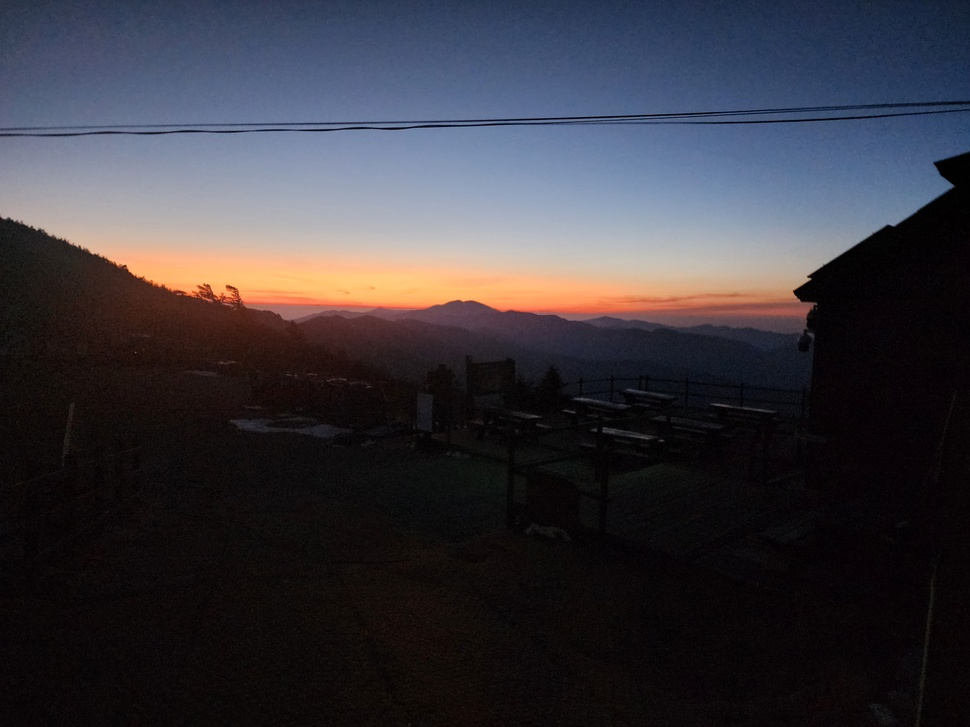
#> input picture testintg_code/mountain.jpg, 970 x 727 px, shrunk from 4000 x 3000 before the run
$ python make_figure.py
#> lines starting #> are read from the running program, lines starting #| are printed output that depends on the picture
#> further down, img is the input picture: shape (727, 970, 3); mean B, G, R 61.4, 54.3, 56.4
### modules/preprocess.py
"""
preprocess.py
-------------
화이트밸런스(Gray World) -> 감마 -> CLAHE(L 채널) 전처리.

- wb: 색감 조절
- gamma: 밝기 조절
- 디테일 살리기

- WB 게인과 감마는 빈 배경 프레임으로 한 번 보정(calibrate)해 고정한다.
- CLAHE만 매 프레임 적용한다.
- apply()의 wb / gamma / clahe 플래그로 단계별 on/off가 가능하다. (실험용)
"""

import cv2
import numpy as np


class Preprocessor:
    def __init__(self, target_mean=110.0, clip_limit=2.0, tile=(8, 8), kernel_size=(5, 5), sigma=0.0):
        self.target_mean = target_mean
        self.clahe = cv2.createCLAHE(clipLimit=clip_limit, tileGridSize=tile)
        self.kernel_size = kernel_size  # 가우시안 필터 커널 크기 (예: (3,3), (5,5))
        self.sigma = sigma              # 가우시안 표준편차 (0이면 자동 계산)

        self.gains = np.ones(3, np.float32)         # B, G, R
        self.gamma = 1.0
        self.lut = np.arange(256, dtype=np.uint8)
        self.calibrated = False

    def calibrate(self, bg_frame, verbose=True):
        """사람이 없는 배경 프레임(BGR)으로 게인과 감마를 계산한다."""
#> called with verbose = True
        means = bg_frame.reshape(-1, 3).mean(axis=0)                 # B, G, R 평균
#> means = [61.38, 54.28, 56.42]
        gains = means.mean() / np.maximum(means, 1e-6)
#> gains = [0.935, 1.06, 1.02]
        self.gains = np.clip(gains, 0.6, 1.6).astype(np.float32)    # 과보정 방지
#> self.gains = [0.935, 1.06, 1.02]

        balanced = self._white_balance(bg_frame)
        mean = cv2.cvtColor(balanced, cv2.COLOR_BGR2GRAY).mean() / 255.0
#> mean = 0.223
        mean = float(np.clip(mean, 0.02, 0.98))
        target = self.target_mean / 255.0
        self.gamma = float(np.clip(np.log(target) / np.log(mean), 0.5, 2.0))
#> self.gamma = 0.561

        x = np.arange(256) / 255.0
        self.lut = np.clip((x ** self.gamma) * 255.0, 0, 255).astype(np.uint8)
#> self.lut = 256 values from 0 to 255
        self.calibrated = True
        if verbose:
            print(f"Preprocess calibrated: gains(BGR)={self.gains.round(2)}, "
                  f"gamma={self.gamma:.2f}")
#| Preprocess calibrated: gains(BGR)=[0.93 1.06 1.02], gamma=0.56

    def _white_balance(self, img):
        return np.clip(img.astype(np.float32) * self.gains, 0, 255).astype(np.uint8)

    def apply(self, img, blur=True, wb=True, gamma=True, clahe=True):
        """켜진 단계만 적용한다. 모두 꺼져 있으면 입력을 그대로 돌려준다."""
        out = img
        # 1. 가우시안 필터 (노이즈 완화)
        if blur:
            out = cv2.GaussianBlur(out, self.kernel_size, self.sigma)
        # 2. 화이트 밸런스
        if wb:
            out = self._white_balance(out)
        # 3. 감마 보정
        if gamma:
            out = cv2.LUT(out, self.lut)
        # 4. CLAHE (대비 개선)
        if clahe:
            lab = cv2.cvtColor(out, cv2.COLOR_BGR2LAB)
            lab[:, :, 0] = self.clahe.apply(lab[:, :, 0])
            out = cv2.cvtColor(lab, cv2.COLOR_LAB2BGR)

        return out

### testintg_code/make_figure.py
import cv2
import sys
from pathlib import Path
sys.path.append(str(Path(__file__).resolve().parent))

from modules.preprocess import Preprocessor

photos = ["mountain.jpg"]
photo_num = 1

for img in photos:

    INPUT = img   # 입력 사진 경로

    img = cv2.imread(INPUT)
    pre = Preprocessor()
    pre.calibrate(img)    # 이 사진으로 WB 게인과 감마를 계산

    results = {
        "original": img,
        "wb": pre.apply(img, wb=True, gamma=False, clahe=False, blur=False),
        "gamma": pre.apply(img, wb=False, gamma=True, clahe=False, blur=False),
        "clahe": pre.apply(img, wb=False, gamma=False, clahe=True, blur=False),
        "all": pre.apply(img, wb=True, gamma=True, clahe=True, blur=False),
        "all + gausian": pre.apply(img, wb=True, gamma=True, clahe=True, blur=True)
    }
#> call 2 of apply, with blur = False, wb = False, gamma = True, clahe = False
#> in apply (call 2), `out = cv2.LUT(out, self.lut)`:
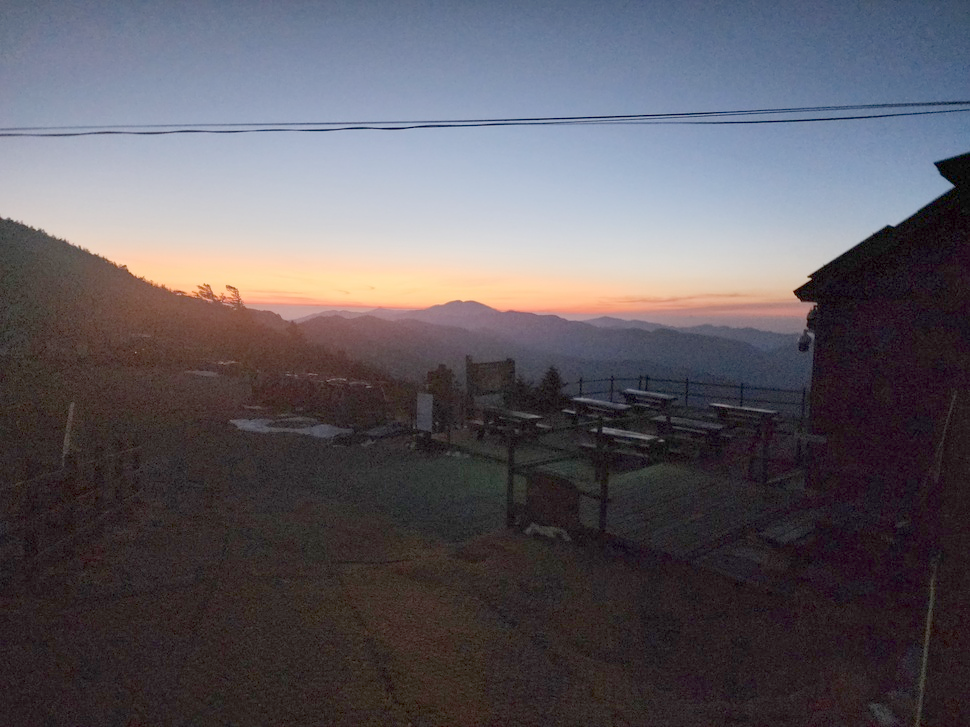
#> out: shape (727, 970, 3); mean B, G, R 96.2, 89.3, 93.6
#> call 3 of apply, with blur = False, wb = False, gamma = False, clahe = True
#> in apply (call 3), `lab = cv2.cvtColor(out, cv2.COLOR_BGR2LAB)`: lab: shape (727, 970, 3); mean of channels 0, 1, 2 57.2, 131, 124.4
#> in apply (call 3), `lab[:, :, 0] = self.clahe.apply(lab[:, :, 0])`: lab: shape (727, 970, 3); mean of channels 0, 1, 2 68.2, 131, 124.4
#> in apply (call 3), `out = cv2.cvtColor(lab, cv2.COLOR_LAB2BGR)`:
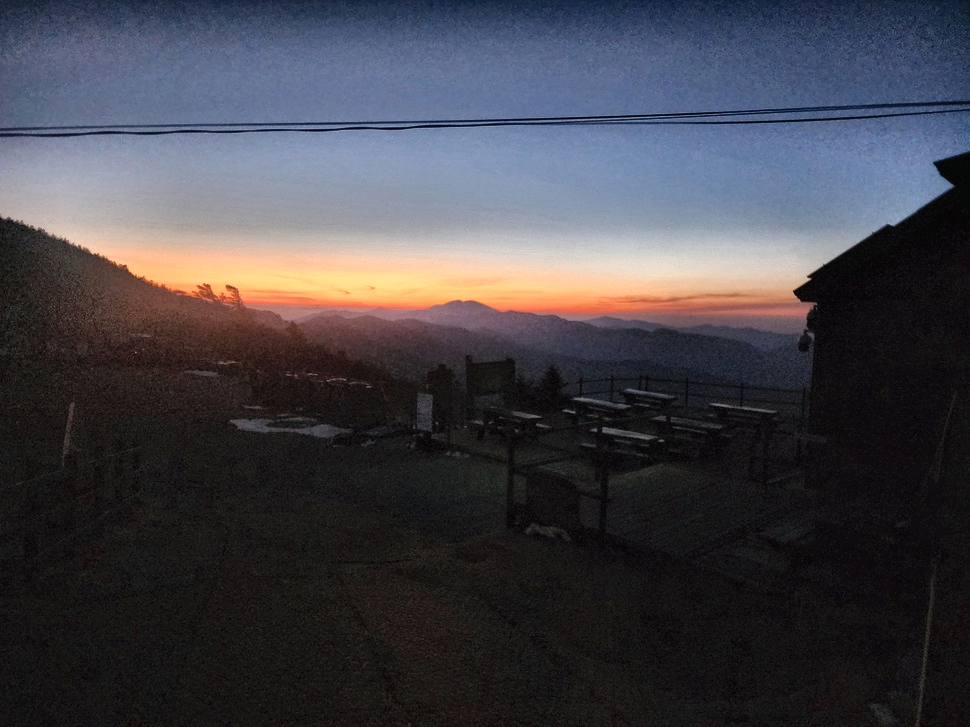
#> out: shape (727, 970, 3); mean B, G, R 72.4, 65.3, 66.6
#> call 4 of apply, with blur = False, wb = True, gamma = True, clahe = True
#> in apply (call 4), `lab = cv2.cvtColor(out, cv2.COLOR_BGR2LAB)`: lab: shape (727, 970, 3); mean of channels 0, 1, 2 96, 130, 128.5
#> in apply (call 4), `lab[:, :, 0] = self.clahe.apply(lab[:, :, 0])`: lab: shape (727, 970, 3); mean of channels 0, 1, 2 107, 130, 128.5
#> in apply (call 4), `out = cv2.cvtColor(lab, cv2.COLOR_LAB2BGR)`:
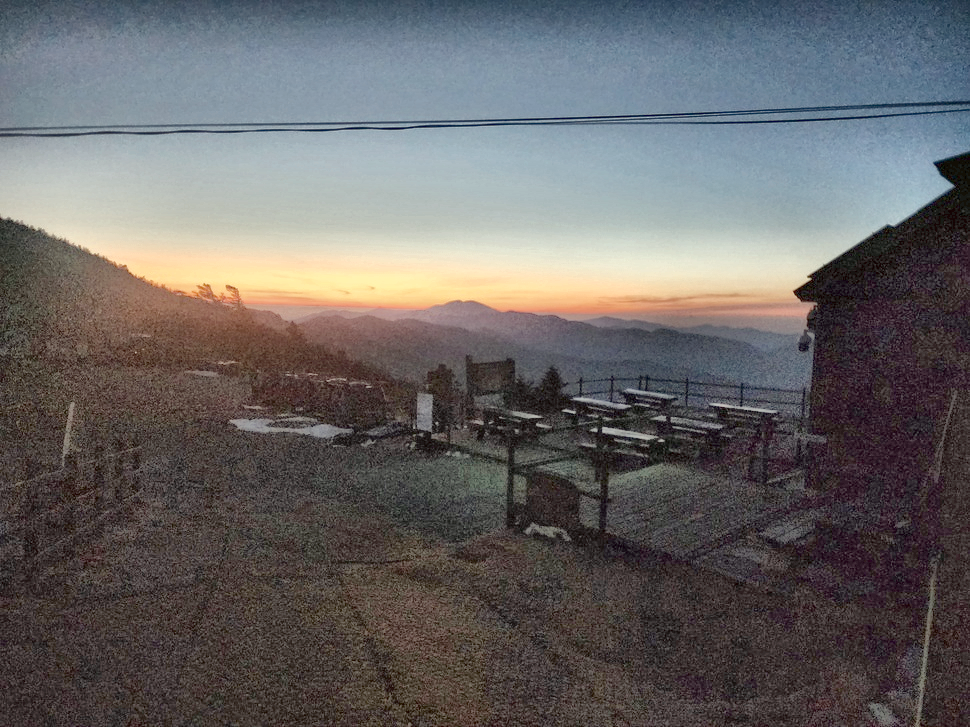
#> out: shape (727, 970, 3); mean B, G, R 100.8, 100.8, 103.5
#> in apply (call 5), `lab = cv2.cvtColor(out, cv2.COLOR_BGR2LAB)`: lab: shape (727, 970, 3); mean of channels 0, 1, 2 96.3, 129.9, 128.5
#> in apply (call 5), `lab[:, :, 0] = self.clahe.apply(lab[:, :, 0])`: lab: shape (727, 970, 3); mean of channels 0, 1, 2 103.4, 129.9, 128.5

    for name, out in results.items():
        cv2.imwrite(f"example_image/photo{photo_num}_{name}.png", out)
#> this loop made 6 passes
#> name on passes 1 to 6: 'original', 'wb', 'gamma', 'clahe', 'all', 'all + gausian'

    photo_num += 1
